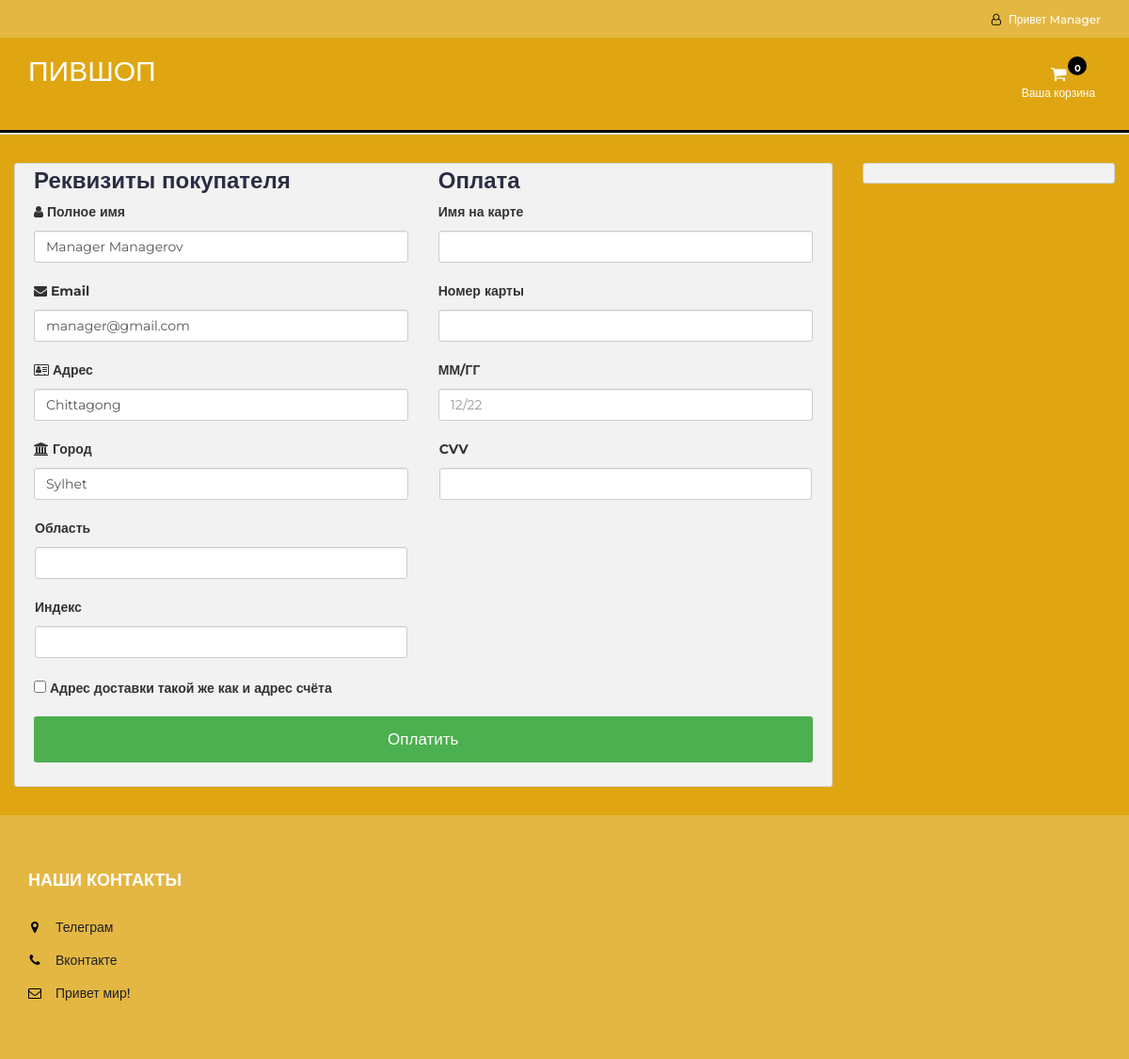
The page /checkout.php (signed in) on the database its author committed.
### tables this page shows
CREATE TABLE `user_info` (
  `user_id` int(10) NOT NULL,
  `first_name` varchar(100) NOT NULL,
  `last_name` varchar(100) NOT NULL,
  `permission_id` int(10) NOT NULL,
  `email` varchar(300) NOT NULL,
  `password` varchar(300) NOT NULL,
  `mobile` varchar(10) NOT NULL,
  `address1` varchar(300) NOT NULL,
  `address2` varchar(11) NOT NULL
);

### checkout.php (the view, shortened to what this page needs)
<?php
include "db.php";
include "header.php";
?>
<section class="section">
	<div class="container-fluid">
		<div class="row-checkout">
		<?php
		if(isset($_SESSION["uid"])){
			$sql = "SELECT * FROM user_info WHERE user_id='$_SESSION[uid]'";
			$query = mysqli_query($con,$sql);
			$row=mysqli_fetch_array($query);
		echo'
			<div class="col-75">
				<div class="container-checkout">
				<form id="checkout_form" action="checkout_process.php" method="POST" class="was-validated">
					<div class="row-checkout">
					<div class="col-50">
						<h3>Реквизиты покупателя</h3>
						<label for="fname"><i class="fa fa-user" ></i> Полное имя</label>
						<input type="text" id="fname" class="form-control" name="firstname" pattern="^[a-zA-Z ]+$"  value="'.$row["first_name"].' '.$row["last_name"].'">
						<label for="email"><i class="fa fa-envelope"></i> Email</label>
						<input type="text" id="email" name="email" class="form-control" pattern="^[_a-z0-9-]+(\.[_a-z0-9-]+)*@[a-z0-9]+(\.[a-z]{2,4})$" value="'.$row["email"].'" required>
						<label for="adr"><i class="fa fa-address-card-o"></i> Адрес</label>
						<input type="text" id="adr" name="address" class="form-control" value="'.$row["address1"].'" required>
						<label for="city"><i class="fa fa-institution"></i> Город</label>
						<input type="text" id="city" name="city" class="form-control" value="'.$row["address2"].'" pattern="^[a-zA-Z ]+$" required>
						<div class="row">
						<div class="col-50">
							<label for="state">Область</label>
							<input type="text" id="state" name="state" class="form-control" pattern="^[a-zA-Z ]+$" required>
						</div>
						<div class="col-50">
							<label for="zip">Индекс</label>
							<input type="text" id="zip" name="zip" class="form-control" pattern="^[0-9]{6}(?:-[0-9]{4})?$" required>
						</div>
						</div>
					</div>
					<div class="col-50">
						<h3>Оплата</h3>
						<label for="cname">Имя на карте</label>
						<input type="text" id="cname" name="cardname" class="form-control" pattern="^[a-zA-Z ]+$" required>
						<div class="form-group" id="card-number-field">
                        <label for="cardNumber">Номер карты</label>
                        <input type="text" class="form-control" id="cardNumber" name="cardNumber" required>
                    </div>
						<label for="expdate">ММ/ГГ</label>
						<input type="text" id="expdate" name="expdate" class="form-control" pattern="^((0[1-9])|(1[0-2]))\/(\d{2})$" placeholder="12/22"required>
						<div class="row">
						<div class="col-50">
							<div class="form-group CVV">
								<label for="cvv">CVV</label>
								<input type="text" class="form-control" name="cvv" id="cvv" required>
						</div>
						</div>
					</div>
					</div>
					</div>
					<label><input type="CHECKBOX" name="q" class="roomselect" value="conform" required> Адрес доставки такой же как и адрес счёта
					</label>';
					$total=0;
					$total_count=$_POST['total_count'];
				echo'
				<input type="hidden" name="total_count" value="'.$total_count.'">
					<input type="hidden" name="total_price" value="'.$total.'">
					<input type="submit" id="submit" value="Оплатить" class="checkout-btn">
				</form>
				</div>
			</div>
			';
		}else{
			echo"<script>window.location.href = 'cart.php'</script>";
		}
		?>
			<div class="col-25">
				<div class="container-checkout">
				</div>
			</div>
		</div>
	</div>
</section>
<?php
include "footer.php";
?>

### header.php (shortened to what this page needs)
<!DOCTYPE html>
<html lang="en">
<head>
  <link type="text/css" rel="stylesheet" href="css/bootstrap.min.css" />
  <link type="text/css" rel="stylesheet" href="css/slick.css" />
  <link type="text/css" rel="stylesheet" href="css/slick-theme.css" />
  <link rel="stylesheet" href="css/font-awesome.min.css">
  <link type="text/css" rel="stylesheet" href="css/style.css" />
  <link type="text/css" rel="stylesheet" href="css/accountbtn.css" />
</head>
<body>
  <header>
    <div id="top-header">
      <div class="container">
        <ul class="header-links pull-right">
          <li><?php
              include "db.php";
              if (isset($_SESSION["uid"])) {
                $sql = "SELECT first_name FROM user_info WHERE user_id='$_SESSION[uid]'";
                $query = mysqli_query($con, $sql);
                $row = mysqli_fetch_array($query);
                echo '
                       <div class="dropdownn">
                          <a href="#" class="dropdownn" data-toggle="modal" data-target="#myModal" ><i class="fa fa-user-o"></i> Привет ' . $row["first_name"] . '</a>
                          <div class="dropdownn-content">
                      ';
                      if(isset($_SESSION['uid'])) {
                          $user_info_query = mysqli_query($con, "SELECT permission_id FROM user_info WHERE user_id='" . $_SESSION['uid'] . "'");
                          if ($user_info_query) {
                              $data = mysqli_fetch_assoc($user_info_query);
                              if ($data['permission_id'] >= 1) {
                                echo '
                                        <a href="admin/index.php" ><i class="fa fa-user-circle" aria-hidden="true" ></i>Админ панель</a>
                                        <a href="logout.php"  ><i class="fa fa-sign-in" aria-hidden="true"></i>Выйти</a>
                                      </div>
                                    </div>';
                              } else {
                                echo '     <a href="logout.php"  ><i class="fa fa-sign-in" aria-hidden="true"></i>Выйти</a>';
                              }
                          }
                      }
              }
              ?>
          </li>
        </ul>
      </div>
    </div>
    <div id="header">
      <div class="container">
        <div class="row">
          <div class="col-md-3">
            <div class="header-logo">
              <a href="#" class="logo">
                <font style="font-style:bold; font-size: 30px;color: white;font-family: sans-serif"><a href='index.php' style="color:white">ПИВШОП</a>
                </font>
              </a>
            </div>
          </div>
          <div class="col-md-3 clearfix" style="float: right;">
            <div class="header-ctn">
              <div class="dropdown">
                <a class="dropdown-toggle" data-toggle="dropdown" aria-expanded="true">
                  <i class="fa fa-shopping-cart"></i>
                  <span>Ваша корзина</span>
                  <div class="badge qty">0</div>
                </a>
              </div>
            </div>
          </div>
        </div>
      </div>
    </div>
  </header>
  <nav id='navigation'>
  </nav>

### css/style.css (style rules this page uses)
body { font-family: 'Montserrat', sans-serif; font-weight: 400; background-image: linear-gradient(6deg, #DFA611 20%, #DFA611 100%); }
h1, h2, h3, h4, h5, h6 { color: #2B2D42; font-weight: 700; margin: 0 0 10px; }
a { color: #2B2D42; font-weight: 500; -webkit-transition: 0.2s color; transition: 0.2s color; }
ul, ol { margin: 0; padding: 0; list-style: none }
.section { padding-top: 30px; padding-bottom: 30px; }
#top-header { padding-top: 10px; padding-bottom: 10px; background-color: #E4B743; }
.header-links li { display: inline-block; margin-right: 15px; font-size: 12px; }
.header-links li:last-child { margin-right: 0px; }
.header-links li a { color: #FFF; }
.header-links li i { color: #000000; margin-right: 5px; }
#header { padding-top: 15px; padding-bottom: 15px; background-image: linear-gradient(-135deg, #e6a912 100%); }
.header-logo { float: left; }
.header-ctn { float: right; padding: 15px 0px; }
.header-ctn>div { display: inline-block; }
.header-ctn>div>a { display: block; position: relative; width: 90px; text-align: center; color: #FFF; }
.header-ctn>div>a>i { display: block; font-size: 18px; }
.header-ctn>div>a>span { font-size: 12px; }
.header-ctn>div>a>.qty { position: absolute; right: 15px; top: -10px; width: 20px; height: 20px; line-height: 20px; text-align: center; border-radius: 50%; font-size: 10px; color: #FFF; background-color: #000000; }
#navigation { background: #FFF; border-bottom: 2px solid #E4E7ED; border-top: 3px solid #000000; }

### css/accountbtn.css (style rules this page uses)
.dropdownn { position: relative; display: inline-block; }

### header.php (style rules this page uses)
#navigation { background: #blue; background: -webkit-linear-gradient(to right, #white, #blue); background: linear-gradient(to right, #white, #blue); }
#header { background: #white; background: -webkit-linear-gradient(to right, #black, #black); background: linear-gradient(to right, #black, #black); }
#top-header { background: #white; background: -webkit-linear-gradient(to right, #061161, #061161); color: #DFA611; }

### checkout.php (style rules this page uses)
.row-checkout { display: -ms-flexbox; display: flex; -ms-flex-wrap: wrap; flex-wrap: wrap; margin: 0 -16px; }
.col-25 { -ms-flex: 25%; flex: 25%; }
.col-50 { -ms-flex: 50%; flex: 50%; }
.col-75 { -ms-flex: 75%; flex: 75%; }
.col-25, .col-50, .col-75 { padding: 0 16px; }
.container-checkout { background-color: #f2f2f2; padding: 5px 20px 15px 20px; border: 1px solid lightgrey; border-radius: 3px; }
input[type=text] { width: 100%; margin-bottom: 20px; padding: 12px; border: 1px solid #ccc; border-radius: 3px; }
label { margin-bottom: 10px; display: block; }
.checkout-btn { background-color: #4CAF50; color: white; padding: 12px; margin: 10px 0; border: none; width: 100%; border-radius: 3px; cursor: pointer; font-size: 17px; }

### rows shown on the page
user_info: first_name "Manager", firstname "Manager Managerov", email "manager@gmail.com", address "Chittagong", city "Sylhet"
